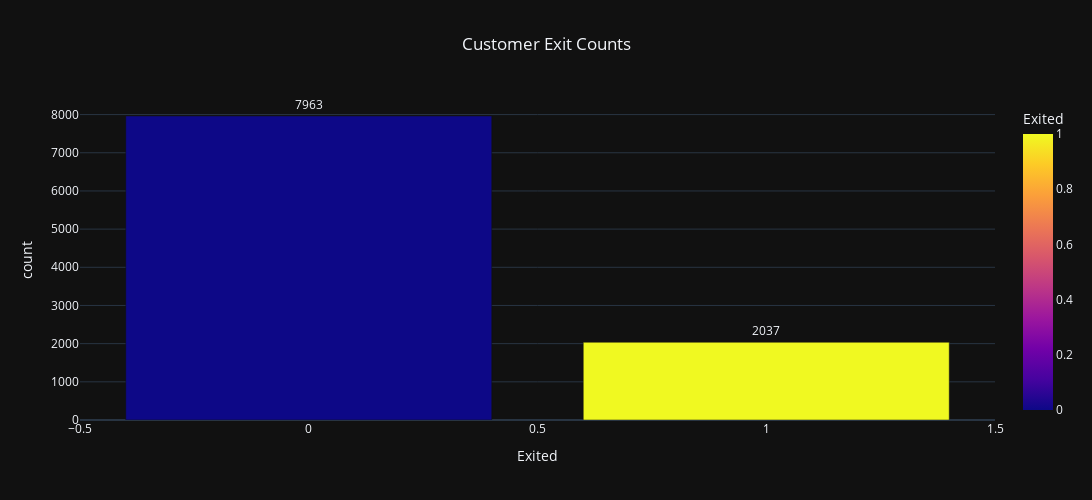

Notebook code cell kept with this figure:
### Code cell
fig = px.bar(Exited, x='Exited',
             y='count',
             color='Exited',
             title = "Customer Exit Counts",
             text='count')
fig.update_layout(template="plotly_dark",
                  width=1150,
                  height=500,
                  title_x=0.5)
fig.update_traces(textposition='outside')
fig.show()

### Figure 1 — Plotly figure (JSON) as saved in the notebook; plotly's stock layout.template omitted (floating-point values rounded to 4 significant figures)
{"data": [{"alignmentgroup": "True", "hovertemplate": "Exited=%{marker.color}<br>count=%{text}<extra></extra>", "legendgroup": "", "marker": {"color": [0, 1], "coloraxis": "coloraxis", "pattern": {"shape": ""}}, "name": "", "offsetgroup": "", "orientation": "v", "showlegend": false, "text": [7963, 2037], "textposition": "outside", "type": "bar", "x": [0, 1], "xaxis": "x", "y": [7963, 2037], "yaxis": "y"}], "layout": {"barmode": "relative", "coloraxis": {"colorbar": {"title": {"text": "Exited"}}, "colorscale": [[0, "#0d0887"], [0.1111, "#46039f"], [0.2222, "#7201a8"], [0.3333, "#9c179e"], [0.4444, "#bd3786"], [0.5556, "#d8576b"], [0.6667, "#ed7953"], [0.7778, "#fb9f3a"], [0.8889, "#fdca26"], [1, "#f0f921"]]}, "height": 500, "legend": {"tracegroupgap": 0}, "title": {"text": "Customer Exit Counts", "x": 0.5}, "width": 1150, "xaxis": {"anchor": "y", "domain": [0, 1], "title": {"text": "Exited"}}, "yaxis": {"anchor": "x", "domain": [0, 1], "title": {"text": "count"}}}}
